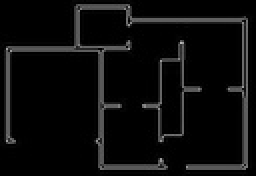
%> input picture cornerDetector/1.jpg, 128 x 88 px, shrunk from 291 x 201 before the run (shown 2 times larger)
$ octave testSusan.m   (GNU Octave 9; MATLAB toolbox functions it lacks are replaced by stand-ins)
%> lines starting %> are read from the running program, lines starting %| are printed output that depends on the picture; in (x1, y1, x2, y2) boxes, pixels count from 0 and x2, y2 are one past the last pixel; in counts of white or black regions, pixels touching at a corner belong together; the program's own positions count from 1
### cornerDetector/susanCorner.m
function [ map r c ] = susanCorner( img )
%SUSAN Corner detection using SUSAN method.
%   [R C] = SUSAN(IMG)	Rows and columns of corner points are returned.
%	Edward @ THUEE, xjed09@gmail.com

maskSz = [7 7];
fun = @(img) susanFun(img);
map = nlfilter(img,maskSz,fun);
[r c] = find(map);

end

function res = susanFun(img)
% SUSANFUN  Determine if the center of the image patch IMG
%	is corner(res = 1) or not(res = 0)


mask = [...
	0 0 1 1 1 0 0
	0 1 1 1 1 1 0
	1 1 1 1 1 1 1
	1 1 1 1 1 1 1
	1 1 1 1 1 1 1
	0 1 1 1 1 1 0
	0 0 1 1 1 0 0];

% uses 2 thresholds to distinguish corners from edges
thGeo = (nnz(mask)-1)*.2;
thGeo1 = (nnz(mask)-1)*.4;
thGeo2 = (nnz(mask)-1)*.4;
thT = .07;
thT1 = .04;

sz = size(img,1);
usan = ones(sz)*img(round(sz/2),round(sz/2));

similar = (abs(usan-img)<thT);
similar = similar.*mask;
res = sum(similar(:));
if res < thGeo
	dark = nnz((img-usan<-thT1).*mask);
	bright = nnz((img-usan>thT1).*mask);
	res = min(dark,bright)<thGeo1 && max(dark,bright)>thGeo2;

else
	res = 0;
end

end

### cornerDetector/testSusan.m
img = rgb2gray(im2double(imread('1.jpg')));
%> img: size 88x128 double; min 0, max 0.725, mean 0.0454
[map r c] = susanCorner(img);
%> in susanCorner, `map = nlfilter(img,maskSz,fun);`:
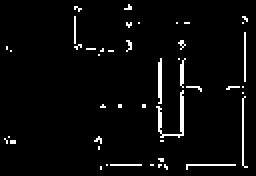
%> map: size 88x128 double (shown 2 times larger); values 0 (black) and 1 (white), 3.6% white in thin lines or dots, all inside (x1, y1, x2, y2) = (2, 2, 124, 85)
%> in susanCorner, `[r c] = find(map);`: r = 408 values from 3 to 85; c = 408 values from 3 to 124
%> r = 408 values, max 85 at index 59, min 3 at index 88, mean 49.47; c = 408 values from 3 to 124
figure,imshow(img),hold on
plot(c,r,'r*')
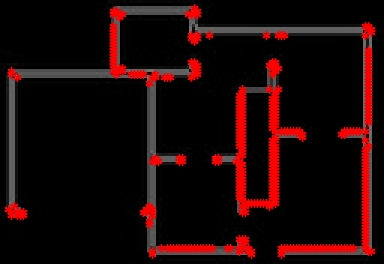
%> figure redrawn from the program's plot data; shown 3 times larger

$ run again, with cornerDetector/3.jpg copied over cornerDetector/1.jpg
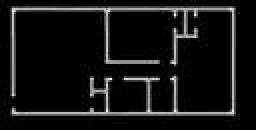
%> input picture cornerDetector/3.jpg, 128 x 65 px, shrunk from 990 x 506 before the run (shown 2 times larger)
%> in susanCorner, `map = nlfilter(img,maskSz,fun);`:
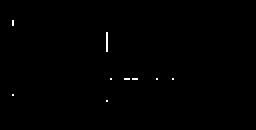
%> map: size 65x128 double (shown 2 times larger); values 0 (black) and 1 (white), 0.29% white in thin lines or dots, all inside (x1, y1, x2, y2) = (6, 10, 87, 51)
%> in susanCorner, `[r c] = find(map);`: r = 24 values from 11 to 51; c = 24 values from 7 to 87
%> `[map r c] = susanCorner(img);`: r = 24 values, max 51 at index 15, min 11 at index 1, mean 29.58; c = 24 values from 7 to 87
%> `plot(c,r,'r*')`:
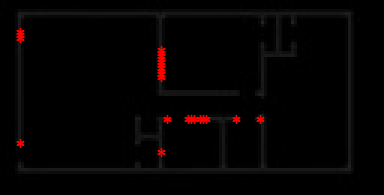
%> figure redrawn from the program's plot data; shown 3 times larger
